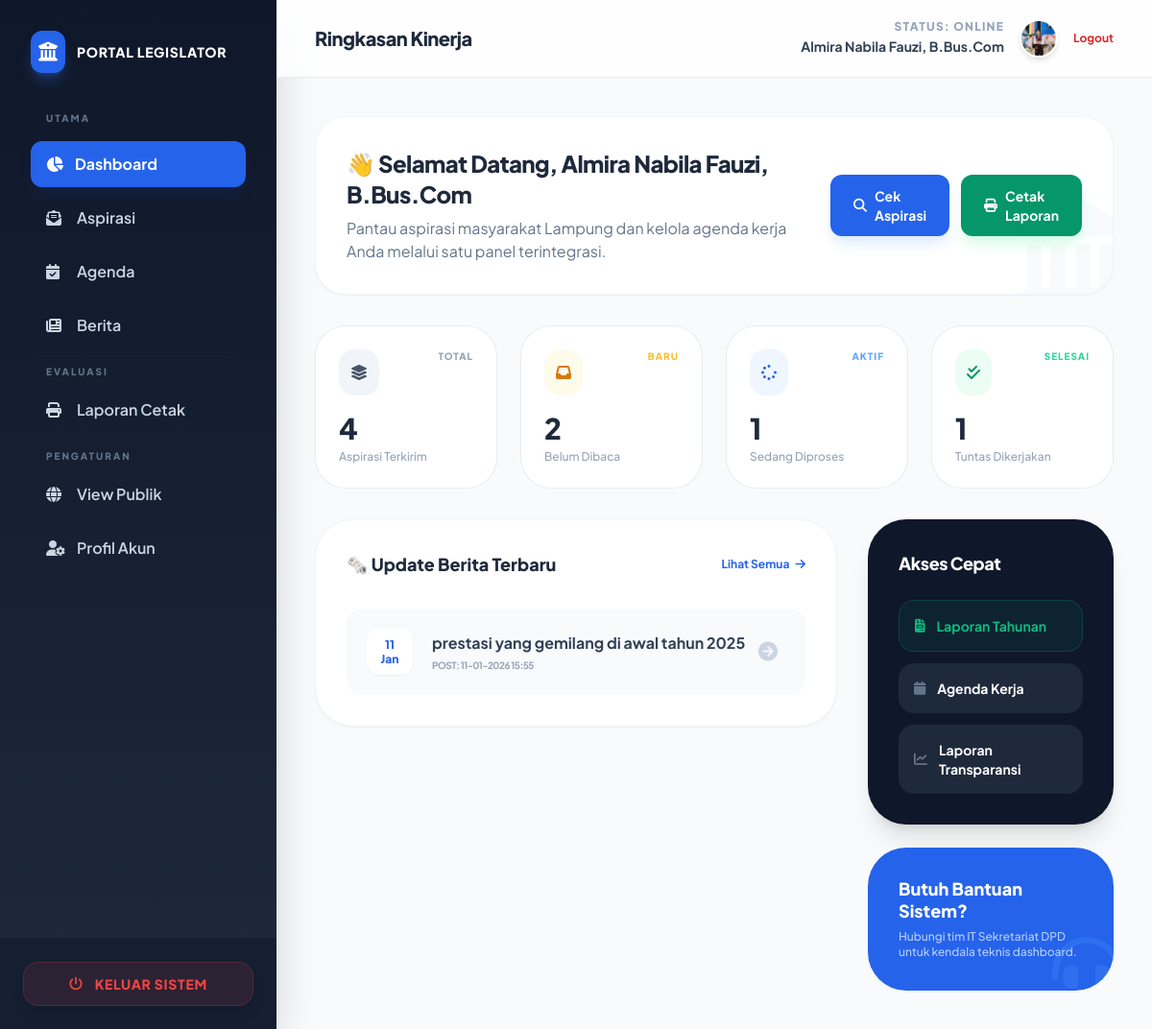
Page /dashboard_dpr/index.php (signed in) on the committed database.
### tables this page shows
CREATE TABLE `berita` (
  `id` int NOT NULL,
  `judul` varchar(255) NOT NULL,
  `isi` text NOT NULL,
  `gambar` varchar(255) DEFAULT NULL,
  `tanggal_post` timestamp NOT NULL DEFAULT CURRENT_TIMESTAMP
);

### dashboard_dpr/index.php (the view, shortened to what this page needs)
<?php
include "../config/koneksi.php";
$total_aspirasi = mysqli_fetch_assoc(mysqli_query($koneksi, "SELECT COUNT(*) AS total FROM aspirasi"))['total'];
$aspirasi_masuk = mysqli_fetch_assoc(mysqli_query($koneksi, "SELECT COUNT(*) AS total FROM aspirasi WHERE status='Masuk'"))['total'];
$aspirasi_proses = mysqli_fetch_assoc(mysqli_query($koneksi, "SELECT COUNT(*) AS total FROM aspirasi WHERE status='Diproses'"))['total'];
$aspirasi_selesai = mysqli_fetch_assoc(mysqli_query($koneksi, "SELECT COUNT(*) AS total FROM aspirasi WHERE status='Selesai'"))['total'];
$berita_query = mysqli_query($koneksi, "SELECT * FROM berita ORDER BY tanggal_post DESC LIMIT 3");
?>
<!DOCTYPE html>
<html lang="id">
<head>
    <script src="https://cdn.tailwindcss.com"></script>
    <link rel="stylesheet" href="https://cdnjs.cloudflare.com/ajax/libs/font-awesome/6.4.0/css/all.min.css">
    <link rel="stylesheet" href="https://cdnjs.cloudflare.com/ajax/libs/animate.css/4.1.1/animate.min.css"/>
</head>
<body class="flex min-h-screen">
    <aside class="w-72 sidebar-gradient text-slate-300 hidden lg:flex flex-col sticky top-0 h-screen shadow-2xl">
    <div class="p-8">
        <div class="flex items-center gap-3 mb-10">
            <div class="bg-blue-600 p-2 rounded-xl shadow-lg shadow-blue-500/30">
                <i class="fa-solid fa-building-columns text-white text-xl"></i>
            </div>
            <span class="font-black text-white tracking-wider text-sm uppercase">Portal Legislator</span>
        </div>
        <nav class="space-y-2">
            <p class="text-[10px] font-black uppercase tracking-[0.2em] text-slate-500 mb-4 ml-4">Utama</p>
            <a href="index.php" class="flex items-center gap-3 px-4 py-3 bg-blue-600 text-white rounded-xl font-bold transition-all shadow-lg shadow-blue-900/20">
                <i class="fa-solid fa-chart-pie"></i> Dashboard
            </a>
            <a href="aspirasi_masuk.php" class="flex items-center gap-3 px-4 py-3 hover:bg-slate-800 hover:text-white rounded-xl font-semibold transition-all">
                <i class="fa-solid fa-envelope-open-text w-5"></i> Aspirasi
            </a>
            <a href="agenda.php" class="flex items-center gap-3 px-4 py-3 hover:bg-slate-800 hover:text-white rounded-xl font-semibold transition-all">
                <i class="fa-solid fa-calendar-check w-5"></i> Agenda
            </a>
            <a href="berita.php" class="flex items-center gap-3 px-4 py-3 hover:bg-slate-800 hover:text-white rounded-xl font-semibold transition-all">
                <i class="fa-solid fa-newspaper w-5"></i> Berita
            </a>
            <div class="my-6 border-t border-slate-800/50 mx-2"></div>
            <p class="text-[10px] font-black uppercase tracking-[0.2em] text-slate-500 mb-4 ml-4">Evaluasi</p>
            <a href="laporan.php" class="flex items-center gap-3 px-4 py-3 hover:bg-emerald-600 hover:text-white rounded-xl font-semibold transition-all group">
                <i class="fa-solid fa-print w-5 group-hover:animate-pulse"></i> Laporan Cetak
            </a>
            <div class="my-6 border-t border-slate-800/50 mx-2"></div>
            <p class="text-[10px] font-black uppercase tracking-[0.2em] text-slate-500 mb-4 ml-4">Pengaturan</p>
            <a href="../public/index.php" class="flex items-center gap-3 px-4 py-3 hover:bg-slate-800 hover:text-white rounded-xl font-semibold transition-all">
                <i class="fa-solid fa-globe w-5"></i> View Publik
            </a>
            <a href="profil.php" class="flex items-center gap-3 px-4 py-3 hover:bg-slate-800 hover:text-white rounded-xl font-semibold transition-all">
                <i class="fa-solid fa-user-gear w-5"></i> Profil Akun
            </a>
        </nav>
    </div>
    <div class="mt-auto p-6 border-t border-slate-800/50 bg-slate-900/50">
        <a href="../auth/logout.php"
            onclick="return confirm('Apakah Anda yakin ingin keluar dari sistem?')"
            class="flex items-center justify-center gap-3 px-4 py-3 bg-red-500/10 text-red-500 border border-red-500/20 rounded-2xl font-black text-sm uppercase tracking-wider hover:bg-red-500 hover:text-white transition-all duration-300 shadow-lg group">
            <i class="fa-solid fa-power-off group-hover:rotate-90 transition-transform"></i>
            Keluar Sistem
        </a>
    </div>
</aside>
    <main class="flex-1 flex flex-col">
        <header class="glass-header sticky top-0 z-40 px-10 py-5 flex justify-between items-center">
            <h1 class="text-xl font-black text-slate-800 tracking-tight">
                Ringkasan Kinerja
            </h1>
            <div class="flex items-center gap-4">
                <div class="text-right hidden sm:block">
                    <p class="text-xs font-black text-slate-400 uppercase tracking-widest leading-none mb-1">
                        Status: Online
                    </p>
                    <p class="text-sm font-bold text-slate-700">
                        <?= htmlspecialchars($_SESSION['nama_dpr']); ?>
                    </p>
                </div>
                <div class="w-10 h-10 rounded-full border-2 border-white shadow-md overflow-hidden">
                    <img
                        src="../assets/img/edi.jpg"
                        alt="Foto DPR"
                        class="w-full h-full object-cover"
                        onerror="this.style.display='none'"
                    />
                </div>
                <a href="../auth/logout.php"
                    onclick="return confirm('Yakin ingin logout?')"
                    class="text-xs font-bold text-red-600 hover:text-red-800 transition">
                    Logout
                </a>
            </div>
        </header>
        <div class="p-10 max-w-7xl mx-auto w-full space-y-8">
            <section class="animate__animated animate__fadeIn">
                <div class="bg-white p-8 rounded-[2rem] border border-slate-100 shadow-sm relative overflow-hidden">
                    <div class="relative z-10 flex flex-col md:flex-row md:items-center justify-between gap-6">
                        <div>
                            <h2 class="text-2xl font-black text-slate-800 tracking-tight">👋 Selamat Datang, <?= htmlspecialchars($_SESSION['nama_dpr']); ?></h2>
                            <p class="text-slate-500 mt-2 max-w-2xl">
                                Pantau aspirasi masyarakat Lampung dan kelola agenda kerja Anda melalui satu panel terintegrasi.
                            </p>
                        </div>
                        <div class="flex gap-3">
                            <a href="aspirasi_masuk.php" class="bg-blue-600 hover:bg-blue-700 text-white px-6 py-3 rounded-xl font-bold text-sm transition-all shadow-lg shadow-blue-100 flex items-center gap-2">
                                <i class="fa-solid fa-magnifying-glass"></i> Cek Aspirasi
                            </a>
                            <a href="laporan.php" class="bg-emerald-600 hover:bg-emerald-700 text-white px-6 py-3 rounded-xl font-bold text-sm transition-all shadow-lg shadow-emerald-100 flex items-center gap-2">
                                <i class="fa-solid fa-print"></i> Cetak Laporan
                            </a>
                        </div>
                    </div>
                    <i class="fa-solid fa-landmark absolute -bottom-4 -right-4 text-[120px] text-slate-50"></i>
                </div>
            </section>
            <section class="grid grid-cols-1 md:grid-cols-2 lg:grid-cols-4 gap-6 animate__animated animate__fadeInUp">
                <div class="stat-card bg-white p-6 rounded-[2rem]">
                    <div class="flex justify-between items-start mb-4">
                        <div class="bg-slate-100 p-3 rounded-2xl text-slate-600"><i class="fa-solid fa-layer-group"></i></div>
                        <span class="text-[10px] font-black text-slate-400 uppercase tracking-widest">Total</span>
                    </div>
                    <h3 class="text-3xl font-black text-slate-800"><?= $total_aspirasi ?></h3>
                    <p class="text-xs font-medium text-slate-400 mt-1">Aspirasi Terkirim</p>
                </div>
                <div class="stat-card bg-white p-6 rounded-[2rem]">
                    <div class="flex justify-between items-start mb-4">
                        <div class="bg-amber-50 p-3 rounded-2xl text-amber-600"><i class="fa-solid fa-inbox"></i></div>
                        <span class="text-[10px] font-black text-amber-400 uppercase tracking-widest">Baru</span>
                    </div>
                    <h3 class="text-3xl font-black text-slate-800"><?= $aspirasi_masuk ?></h3>
                    <p class="text-xs font-medium text-slate-400 mt-1">Belum Dibaca</p>
                </div>
                <div class="stat-card bg-white p-6 rounded-[2rem]">
                    <div class="flex justify-between items-start mb-4">
                        <div class="bg-blue-50 p-3 rounded-2xl text-blue-600"><i class="fa-solid fa-spinner fa-spin"></i></div>
                        <span class="text-[10px] font-black text-blue-400 uppercase tracking-widest">Aktif</span>
                    </div>
                    <h3 class="text-3xl font-black text-slate-800"><?= $aspirasi_proses ?></h3>
                    <p class="text-xs font-medium text-slate-400 mt-1">Sedang Diproses</p>
                </div>
                <div class="stat-card bg-white p-6 rounded-[2rem]">
                    <div class="flex justify-between items-start mb-4">
                        <div class="bg-emerald-50 p-3 rounded-2xl text-emerald-600"><i class="fa-solid fa-check-double"></i></div>
                        <span class="text-[10px] font-black text-emerald-400 uppercase tracking-widest">Selesai</span>
                    </div>
                    <h3 class="text-3xl font-black text-slate-800"><?= $aspirasi_selesai ?></h3>
                    <p class="text-xs font-medium text-slate-400 mt-1">Tuntas Dikerjakan</p>
                </div>
            </section>
            <div class="grid grid-cols-1 lg:grid-cols-3 gap-8">
                <section class="lg:col-span-2 space-y-6">
                    <div class="bg-white p-8 rounded-[2.5rem] shadow-sm border border-slate-100">
                        <div class="flex justify-between items-center mb-8">
                            <h3 class="text-lg font-black text-slate-800">🗞️ Update Berita Terbaru</h3>
                            <a href="berita.php" class="text-xs font-bold text-blue-600 hover:text-blue-800">Lihat Semua <i class="fa-solid fa-arrow-right ml-1"></i></a>
                        </div>
                        <div class="space-y-4">
                            <?php if(mysqli_num_rows($berita_query) > 0): ?>
                                <?php while($b = mysqli_fetch_assoc($berita_query)): ?>
                                    <div class="group flex items-center justify-between p-5 bg-slate-50 rounded-2xl border border-transparent hover:border-blue-200 hover:bg-white transition-all">
                                        <div class="flex items-center gap-5">
                                            <div class="hidden sm:flex w-12 h-12 bg-white rounded-xl items-center justify-center text-blue-600 shadow-sm font-black text-xs text-center leading-tight">
                                                <?= date('d', strtotime($b['tanggal_post'])) ?><br><?= date('M', strtotime($b['tanggal_post'])) ?>
                                            </div>
                                            <div>
                                                <h4 class="font-bold text-slate-700 group-hover:text-blue-600 transition-colors line-clamp-1"><?= htmlspecialchars($b['judul']) ?></h4>
                                                <p class="text-[10px] text-slate-400 font-bold uppercase tracking-tighter mt-1">
                                                    Post: <?= date('d-m-Y H:i', strtotime($b['tanggal_post'])) ?>
                                                </p>
                                            </div>
                                        </div>
                                        <a href="berita.php" class="p-2 text-slate-300 group-hover:text-blue-600 transition-all"><i class="fa-solid fa-circle-arrow-right text-xl"></i></a>
                                    </div>
                                <?php endwhile; ?>
                            <?php endif; ?>
                        </div>
                    </div>
                </section>
                <section class="space-y-6">
                    <div class="bg-slate-900 p-8 rounded-[2.5rem] shadow-xl text-white">
                        <h3 class="text-lg font-black mb-6 tracking-tight">Akses Cepat</h3>
                        <div class="space-y-3">
                            <a href="laporan.php" class="flex items-center justify-between w-full p-4 bg-emerald-600/10 border border-emerald-500/20 rounded-2xl hover:bg-emerald-600 transition-all group">
                                <span class="text-sm font-bold flex items-center gap-3 text-emerald-500 group-hover:text-white">
                                    <i class="fa-solid fa-file-invoice"></i> Laporan Tahunan
                                </span>
                            </a>
                            <a href="agenda.php" class="flex items-center justify-between w-full p-4 bg-slate-800 rounded-2xl hover:bg-blue-600 transition-all group">
                                <span class="text-sm font-bold flex items-center gap-3">
                                    <i class="fa-solid fa-calendar text-slate-500 group-hover:text-white"></i> Agenda Kerja
                                </span>
                            </a>
                            <a href="../public/transparansi.php" class="flex items-center justify-between w-full p-4 bg-slate-800 rounded-2xl hover:bg-blue-600 transition-all group">
                                <span class="text-sm font-bold flex items-center gap-3">
                                    <i class="fa-solid fa-chart-line text-slate-500 group-hover:text-white"></i> Laporan Transparansi
                                </span>
                            </a>
                        </div>
                    </div>
                    <div class="bg-blue-600 p-8 rounded-[2.5rem] text-white relative overflow-hidden">
                        <div class="relative z-10">
                            <h4 class="font-black text-lg leading-tight">Butuh Bantuan Sistem?</h4>
                            <p class="text-blue-100 text-xs mt-2 font-medium opacity-80">Hubungi tim IT Sekretariat DPD untuk kendala teknis dashboard.</p>
                        </div>
                        <i class="fa-solid fa-headset absolute -bottom-4 -right-2 text-7xl text-blue-500 opacity-40"></i>
                    </div>
                </section>
            </div>
        </div>
    </main>
</body>
</html>

### dashboard_dpr/index.php (style rules this page uses)
body { font-family: 'Plus Jakarta Sans', sans-serif; background-color: #f8fafc; overflow-x: hidden; }
.sidebar-gradient { background: linear-gradient(180deg, #0f172a 0%, #1e293b 100%); }
.stat-card { transition: all 0.3s cubic-bezier(0.4, 0, 0.2, 1); border: 1px solid rgba(226, 232, 240, 0.8); }
.glass-header { background: rgba(255, 255, 255, 0.8); backdrop-filter: blur(12px); border-bottom: 1px solid rgba(226, 232, 240, 0.8); }

### rows in the picture
berita: tanggal_post "11", tanggal_post "Jan", judul "prestasi yang gemilang di awal tahun 2025", tanggal_post "11-01-2026 15:55"

### other values in the picture
$_SESSION['nama_dpr'] "Almira Nabila Fauzi, B.Bus.Com"
$total_aspirasi "4"
$aspirasi_masuk "2"
$aspirasi_proses "1"
$aspirasi_selesai "1"
